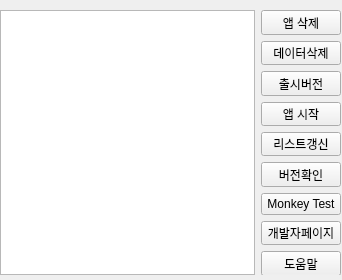
<?xml version="1.0" encoding="UTF-8"?>
<ui version="4.0">
 <class>Form</class>
 <widget class="QWidget" name="Form">
  <property name="geometry">
   <rect>
    <x>0</x>
    <y>0</y>
    <width>342</width>
    <height>280</height>
   </rect>
  </property>
  <property name="sizePolicy">
   <sizepolicy hsizetype="Fixed" vsizetype="Fixed">
    <horstretch>0</horstretch>
    <verstretch>0</verstretch>
   </sizepolicy>
  </property>
  <property name="minimumSize">
   <size>
    <width>342</width>
    <height>280</height>
   </size>
  </property>
  <property name="maximumSize">
   <size>
    <width>342</width>
    <height>280</height>
   </size>
  </property>
  <property name="baseSize">
   <size>
    <width>342</width>
    <height>204</height>
   </size>
  </property>
  <property name="windowTitle">
   <string>Application</string>
  </property>
  <property name="windowIcon">
   <iconset resource="icon.qrc">
    <normaloff>:/menu/icons/1494232917_icon-trash-b.png</normaloff>:/menu/icons/1494232917_icon-trash-b.png</iconset>
  </property>
  <widget class="QWidget" name="layoutWidget">
   <property name="geometry">
    <rect>
     <x>0</x>
     <y>10</y>
     <width>341</width>
     <height>265</height>
    </rect>
   </property>
   <layout class="QHBoxLayout" name="horizontalLayout">
    <item>
     <widget class="QListWidget" name="listWidget">
      <property name="enabled">
       <bool>true</bool>
      </property>
     </widget>
    </item>
    <item>
     <layout class="QVBoxLayout" name="verticalLayout">
      <item>
       <widget class="QPushButton" name="pushButton">
        <property name="text">
         <string>앱 삭제</string>
        </property>
       </widget>
      </item>
      <item>
       <widget class="QPushButton" name="pushButton_2">
        <property name="text">
         <string>데이터삭제</string>
        </property>
       </widget>
      </item>
      <item>
       <widget class="QPushButton" name="pushButton_3">
        <property name="text">
         <string>출시버전</string>
        </property>
       </widget>
      </item>
      <item>
       <widget class="QPushButton" name="MonkeyTest_2">
        <property name="text">
         <string>앱 시작</string>
        </property>
       </widget>
      </item>
      <item>
       <widget class="QPushButton" name="pushButton_4">
        <property name="text">
         <string>리스트갱신</string>
        </property>
       </widget>
      </item>
      <item>
       <widget class="QPushButton" name="pushButton_6">
        <property name="text">
         <string>버전확인</string>
        </property>
       </widget>
      </item>
      <item>
       <widget class="QPushButton" name="MonkeyTest">
        <property name="text">
         <string>Monkey Test</string>
        </property>
       </widget>
      </item>
      <item>
       <widget class="QPushButton" name="MonkeyTest_3">
        <property name="text">
         <string>개발자페이지</string>
        </property>
       </widget>
      </item>
      <item>
       <widget class="QPushButton" name="pushButton_5">
        <property name="text">
         <string>도움말</string>
        </property>
       </widget>
      </item>
      <item>
       <spacer name="verticalSpacer">
        <property name="orientation">
         <enum>Qt::Vertical</enum>
        </property>
        <property name="sizeHint" stdset="0">
         <size>
          <width>20</width>
          <height>40</height>
         </size>
        </property>
       </spacer>
      </item>
     </layout>
    </item>
   </layout>
  </widget>
 </widget>
 <resources>
  <include location="icon.qrc"/>
 </resources>
 <connections/>
</ui>
